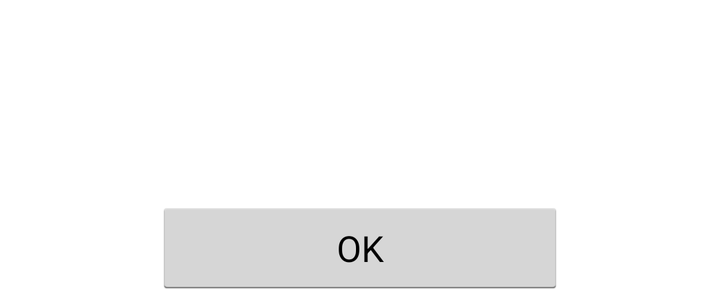
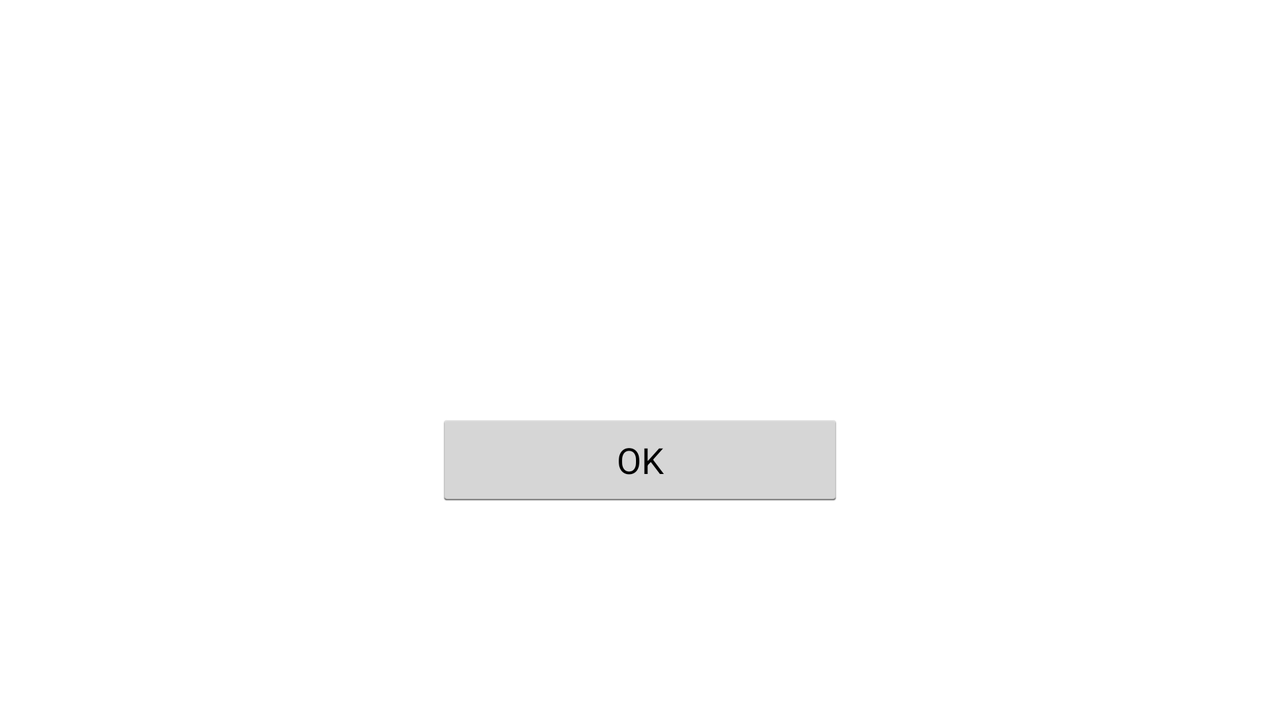

An Android layout and its configuration variant, each rendered on a device that would load it. The default file and the variant file are quoted in full after the pictures.
<!-- AndroidManifest.xml: application theme AppTheme -->
<!-- res/layout/weather_dialog.xml -->
<?xml version="1.0" encoding="utf-8"?>
<LinearLayout xmlns:android="http://schemas.android.com/apk/res/android"
    android:layout_width="wrap_content"
    android:layout_height="wrap_content"
    android:layout_gravity="center"
    android:orientation="horizontal" >
    
    <TableLayout
        android:id="@+id/weatherDialogTable"
        android:layout_width="match_parent"
        android:layout_height="wrap_content"
        android:gravity="center" >

	     <TableRow
	         android:id="@+id/tableRow1"
	         android:layout_width="match_parent"
	         android:layout_height="wrap_content"
	         android:layout_margin="7dp"
	         android:paddingBottom="3dp"
	         android:paddingLeft="20dp"
	         android:paddingRight="20dp"
	         android:paddingTop="3dp" >

	        <TextView
	            android:id="@+id/dialog_day1"
	            android:layout_width="wrap_content"
	            android:layout_height="match_parent"
	            android:gravity="center"
	            android:paddingBottom="5dp"
	            android:paddingLeft="5dp"
	            android:paddingRight="70dp"
	            android:paddingTop="5dp"
	            android:textSize="22sp" />
	
	        <ImageView
	            android:id="@+id/imageView1"
	            android:layout_width="wrap_content"
	            android:layout_height="wrap_content"
	            android:layout_marginLeft="20dp"
	            />
	
	        <TextView
	            android:id="@+id/degree_high1"
	            android:layout_width="match_parent"
	            android:layout_height="match_parent"
	            android:layout_marginLeft="30dp"
	            android:gravity="center"
	            android:padding="5dp" />
	        
	        <TextView
	            android:id="@+id/degree_low1"
	            android:layout_width="match_parent"
	            android:layout_height="match_parent"
	            android:layout_marginLeft="5dp"
	            android:gravity="center"
	            android:padding="5dp"
	            android:textColor="@color/gray" />

	     </TableRow>
	
	     <TableRow
	     	android:id="@+id/tableRow2"
	        android:layout_width="wrap_content"
	        android:layout_height="wrap_content"
	        android:layout_margin="7dp"
	        android:paddingBottom="3dp"
	        android:paddingLeft="20dp"
	        android:paddingRight="20dp"
	        android:paddingTop="3dp" >

	        <TextView
	            android:id="@+id/dialog_day2"
	            android:layout_width="match_parent"
	            android:layout_height="match_parent"
	            android:gravity="center"
	            android:paddingBottom="5dp"
	            android:paddingLeft="5dp"
	            android:paddingRight="70dp"
	            android:paddingTop="5dp"
	            android:textSize="22sp" />
	
	        <ImageView
	            android:id="@+id/imageView2"
	            android:layout_width="wrap_content"
	            android:layout_height="wrap_content"
	            android:layout_marginLeft="20dp"
	             />
	
	        <TextView
	            android:id="@+id/degree_high2"
	            android:layout_width="match_parent"
	            android:layout_height="match_parent"
	            android:layout_marginLeft="30dp"
	            android:gravity="center"
	            android:padding="5dp" />
	        
	        <TextView
	            android:id="@+id/degree_low2"
	            android:layout_width="match_parent"
	            android:layout_height="match_parent"
	            android:layout_marginLeft="5dp"
	            android:gravity="center"
	            android:padding="5dp"
	            android:textColor="@color/gray" />

	     </TableRow>
	
	     <TableRow
	        android:layout_width="wrap_content"
	        android:layout_height="wrap_content"
	        android:layout_margin="7dp"
	        android:paddingBottom="3dp"
	        android:paddingLeft="20dp"
	        android:paddingRight="20dp"
	        android:paddingTop="3dp" >
	     <TextView
	            android:id="@+id/dialog_day3"
	            android:layout_width="match_parent"
	            android:layout_height="match_parent"
	            android:gravity="center"
	            android:paddingBottom="5dp"
	            android:paddingLeft="5dp"
	            android:paddingRight="70dp"
	            android:paddingTop="5dp"
	            android:textSize="22sp" />
	
	        <ImageView
	            android:id="@+id/imageView3"
	            android:layout_width="wrap_content"
	            android:layout_height="wrap_content"
	            android:layout_marginLeft="20dp"
	            />
	
	        <TextView
	            android:id="@+id/degree_high3"
	            android:layout_width="match_parent"
	            android:layout_height="match_parent"
	            android:layout_marginLeft="30dp"
	            android:gravity="center"
	            android:padding="5dp" />
	        
	        <TextView
	            android:id="@+id/degree_low3"
	            android:layout_width="match_parent"
	            android:layout_height="match_parent"
	            android:layout_marginLeft="5dp"
	            android:gravity="center"
	            android:padding="5dp"
	            android:textColor="@color/gray" />

	     </TableRow>
	     <TableRow
	        android:layout_width="wrap_content"
	        android:layout_height="wrap_content"
	        android:layout_margin="7dp"
	        android:paddingBottom="3dp"
	        android:paddingLeft="20dp"
	        android:paddingRight="20dp"
	        android:paddingTop="3dp" >

	     <TextView
	            android:id="@+id/dialog_day4"
	            android:layout_width="match_parent"
	            android:layout_height="match_parent"
	            android:gravity="center"
	            android:paddingBottom="5dp"
	            android:paddingLeft="5dp"
	            android:paddingRight="70dp"
	            android:paddingTop="5dp"
	            android:textSize="22sp" />
	
	        <ImageView
	            android:id="@+id/imageView4"
	            android:layout_width="wrap_content"
	            android:layout_height="wrap_content"
	            android:layout_marginLeft="20dp"
	             />
	
	        <TextView
	            android:id="@+id/degree_high4"
	            android:layout_width="match_parent"
	            android:layout_height="match_parent"
	            android:layout_marginLeft="30dp"
	            android:gravity="center"
	            android:padding="5dp" />
	        
	        <TextView
	            android:id="@+id/degree_low4"
	            android:layout_width="match_parent"
	            android:layout_height="match_parent"
	            android:layout_marginLeft="5dp"
	            android:gravity="center"
	            android:padding="5dp"
	            android:textColor="@color/gray" />

	     </TableRow>
	     <TableRow
	     	android:id="@+id/tableRow5"
	        android:layout_width="wrap_content"
	        android:layout_height="wrap_content"
	        android:layout_margin="7dp"
	        android:paddingBottom="3dp"
	        android:paddingLeft="20dp"
	        android:paddingRight="20dp"
	        android:paddingTop="3dp" >

	     <TextView
	            android:id="@+id/dialog_day5"
	            android:layout_width="match_parent"
	            android:layout_height="match_parent"
	            android:gravity="center"
	            android:paddingBottom="5dp"
	            android:paddingLeft="5dp"
	            android:paddingRight="70dp"
	            android:paddingTop="5dp"
	            android:textSize="22sp" />
	
	        <ImageView
	            android:id="@+id/imageView5"
	            android:layout_width="wrap_content"
	            android:layout_height="wrap_content"
	            android:layout_marginLeft="20dp"
	             />
	
	        <TextView
	            android:id="@+id/degree_high5"
	            android:layout_width="match_parent"
	            android:layout_height="match_parent"
	            android:layout_marginLeft="30dp"
	            android:gravity="center"
	            android:padding="5dp" />
	        
	        <TextView
	            android:id="@+id/degree_low5"
	            android:layout_width="match_parent"
	            android:layout_height="match_parent"
	            android:layout_marginLeft="5dp"
	            android:gravity="center"
	            android:padding="5dp"
	            android:textColor="@color/gray" />

	     </TableRow>		
	
     <Button
         android:id="@+id/btnStop"
         android:layout_width="wrap_content"
         android:layout_height="wrap_content"
         android:text="OK" />
		
</TableLayout>
    
</LinearLayout>
<!-- resources referenced by this layout -->
<resources>
  <color name="gray">#848484</color>
  <style name="AppTheme" parent="AppBaseTheme">
          <item name="android:textViewStyle">@style/RobotoTextViewStyle</item>
      	<item name="android:actionBarTabTextStyle">@style/ActionBarTabTextStyle</item>
      	<item name="android:actionBarTabStyle">@style/ActionBarTabStyle</item>
      	<item name="android:actionBarStyle">@style/MyActionBar</item>
      </style>
  <!-- from res/values-v14/ -->
  <style name="AppBaseTheme" parent="android:Theme.Holo.Light.DarkActionBar">
          
      </style>
  <style name="RobotoTextViewStyle" parent="android:Widget.TextView">
      	<item name="android:fontFamily">sans-serif-light</item>
  	</style>
  <style name="ActionBarTabTextStyle" parent="android:style/Widget.Holo.Light.ActionBar.TabText">
          <item name="android:textColor">@color/actionbar_tab_text</item>
      </style>
  <style name="ActionBarTabStyle" parent="@android:style/Widget.Holo.ActionBar.TabView">
          <item name="android:background">@drawable/tab_indicator_ab_geopfad</item>
      </style>
  <style name="MyActionBar" parent="@android:style/Widget.Holo.Light.ActionBar">
          <item name="android:background">@color/blue</item>
          <item name="android:titleTextStyle">@style/HoloTitleText</item>
      </style>
  <color name="actionbar_tab_text">#6E6E6E</color>
  <color name="blue">#0979BB</color>
  <style name="HoloTitleText" parent="@android:TextAppearance.Holo">
          <item name="android:textColor">@color/actionbar_text</item> 
      </style>
  <color name="actionbar_text">#ffffff</color>
</resources>
<!-- res/layout-land/weather_dialog.xml (the repository's variant of the layout above) -->
<!-- drawn on the phone turned sideways -->
<?xml version="1.0" encoding="utf-8"?>
<ScrollView
     xmlns:android="http://schemas.android.com/apk/res/android"
	android:layout_width="match_parent"
	android:layout_height="match_parent" >
	
<LinearLayout
    android:layout_width="wrap_content"
    android:layout_height="wrap_content"
    android:layout_gravity="center"
    android:orientation="horizontal" >

	
    <TableLayout
        android:layout_width="match_parent"
        android:layout_height="wrap_content"
        android:gravity="center" >

	     <TableRow
	         android:id="@+id/tableRow1"
	         android:layout_width="match_parent"
	         android:layout_height="wrap_content"
	         android:layout_margin="7dp"
	         android:paddingBottom="3dp"
	         android:paddingLeft="20dp"
	         android:paddingRight="20dp"
	         android:paddingTop="3dp" >

	        <TextView
	            android:id="@+id/dialog_day1"
	            android:layout_width="wrap_content"
	            android:layout_height="match_parent"
	            android:gravity="center"
	            android:paddingBottom="5dp"
	            android:paddingLeft="5dp"
	            android:paddingRight="70dp"
	            android:paddingTop="5dp"
	            android:textSize="22sp" />
	
	        <ImageView
	            android:id="@+id/imageView1"
	            android:layout_width="wrap_content"
	            android:layout_height="wrap_content"
	            android:layout_marginLeft="20dp"
	            />
	
	        <TextView
	            android:id="@+id/degree_high1"
	            android:layout_width="match_parent"
	            android:layout_height="match_parent"
	            android:layout_marginLeft="30dp"
	            android:gravity="center"
	            android:padding="5dp" />
	        
	        <TextView
	            android:id="@+id/degree_low1"
	            android:layout_width="match_parent"
	            android:layout_height="match_parent"
	            android:layout_marginLeft="5dp"
	            android:gravity="center"
	            android:padding="5dp"
	            android:textColor="@color/gray" />

	     </TableRow>
	
	     <TableRow
	     	android:id="@+id/tableRow2"
	        android:layout_width="wrap_content"
	        android:layout_height="wrap_content"
	        android:layout_margin="7dp"
	        android:paddingBottom="3dp"
	        android:paddingLeft="20dp"
	        android:paddingRight="20dp"
	        android:paddingTop="3dp" >

	        <TextView
	            android:id="@+id/dialog_day2"
	            android:layout_width="match_parent"
	            android:layout_height="match_parent"
	            android:gravity="center"
	            android:paddingBottom="5dp"
	            android:paddingLeft="5dp"
	            android:paddingRight="70dp"
	            android:paddingTop="5dp"
	            android:textSize="22sp" />
	
	        <ImageView
	            android:id="@+id/imageView2"
	            android:layout_width="wrap_content"
	            android:layout_height="wrap_content"
	            android:layout_marginLeft="20dp"
	             />
	
	        <TextView
	            android:id="@+id/degree_high2"
	            android:layout_width="match_parent"
	            android:layout_height="match_parent"
	            android:layout_marginLeft="30dp"
	            android:gravity="center"
	            android:padding="5dp" />
	        
	        <TextView
	            android:id="@+id/degree_low2"
	            android:layout_width="match_parent"
	            android:layout_height="match_parent"
	            android:layout_marginLeft="5dp"
	            android:gravity="center"
	            android:padding="5dp"
	            android:textColor="@color/gray" />

	     </TableRow>
	
	     <TableRow
	        android:layout_width="wrap_content"
	        android:layout_height="wrap_content"
	        android:layout_margin="7dp"
	        android:paddingBottom="3dp"
	        android:paddingLeft="20dp"
	        android:paddingRight="20dp"
	        android:paddingTop="3dp" >
	     <TextView
	            android:id="@+id/dialog_day3"
	            android:layout_width="match_parent"
	            android:layout_height="match_parent"
	            android:gravity="center"
	            android:paddingBottom="5dp"
	            android:paddingLeft="5dp"
	            android:paddingRight="70dp"
	            android:paddingTop="5dp"
	            android:textSize="22sp" />
	
	        <ImageView
	            android:id="@+id/imageView3"
	            android:layout_width="wrap_content"
	            android:layout_height="wrap_content"
	            android:layout_marginLeft="20dp"
	            />
	
	        <TextView
	            android:id="@+id/degree_high3"
	            android:layout_width="match_parent"
	            android:layout_height="match_parent"
	            android:layout_marginLeft="30dp"
	            android:gravity="center"
	            android:padding="5dp" />
	        
	        <TextView
	            android:id="@+id/degree_low3"
	            android:layout_width="match_parent"
	            android:layout_height="match_parent"
	            android:layout_marginLeft="5dp"
	            android:gravity="center"
	            android:padding="5dp"
	            android:textColor="@color/gray" />

	     </TableRow>
	     <TableRow
	        android:layout_width="wrap_content"
	        android:layout_height="wrap_content"
	        android:layout_margin="7dp"
	        android:paddingBottom="3dp"
	        android:paddingLeft="20dp"
	        android:paddingRight="20dp"
	        android:paddingTop="3dp" >

	     <TextView
	            android:id="@+id/dialog_day4"
	            android:layout_width="match_parent"
	            android:layout_height="match_parent"
	            android:gravity="center"
	            android:paddingBottom="5dp"
	            android:paddingLeft="5dp"
	            android:paddingRight="70dp"
	            android:paddingTop="5dp"
	            android:textSize="22sp" />
	
	        <ImageView
	            android:id="@+id/imageView4"
	            android:layout_width="wrap_content"
	            android:layout_height="wrap_content"
	            android:layout_marginLeft="20dp"
	             />
	
	        <TextView
	            android:id="@+id/degree_high4"
	            android:layout_width="match_parent"
	            android:layout_height="match_parent"
	            android:layout_marginLeft="30dp"
	            android:gravity="center"
	            android:padding="5dp" />
	        
	        <TextView
	            android:id="@+id/degree_low4"
	            android:layout_width="match_parent"
	            android:layout_height="match_parent"
	            android:layout_marginLeft="5dp"
	            android:gravity="center"
	            android:padding="5dp"
	            android:textColor="@color/gray" />

	     </TableRow>
	     <TableRow
	     	android:id="@+id/tableRow5"
	        android:layout_width="wrap_content"
	        android:layout_height="wrap_content"
	        android:layout_margin="7dp"
	        android:paddingBottom="3dp"
	        android:paddingLeft="20dp"
	        android:paddingRight="20dp"
	        android:paddingTop="3dp" >

	     <TextView
	            android:id="@+id/dialog_day5"
	            android:layout_width="match_parent"
	            android:layout_height="match_parent"
	            android:gravity="center"
	            android:paddingBottom="5dp"
	            android:paddingLeft="5dp"
	            android:paddingRight="70dp"
	            android:paddingTop="5dp"
	            android:textSize="22sp" />
	
	        <ImageView
	            android:id="@+id/imageView5"
	            android:layout_width="wrap_content"
	            android:layout_height="wrap_content"
	            android:layout_marginLeft="20dp"
	             />
	
	        <TextView
	            android:id="@+id/degree_high5"
	            android:layout_width="match_parent"
	            android:layout_height="match_parent"
	            android:layout_marginLeft="30dp"
	            android:gravity="center"
	            android:padding="5dp" />
	        
	        <TextView
	            android:id="@+id/degree_low5"
	            android:layout_width="match_parent"
	            android:layout_height="match_parent"
	            android:layout_marginLeft="5dp"
	            android:gravity="center"
	            android:padding="5dp"
	            android:textColor="@color/gray" />

	     </TableRow>		
	
     <Button
         android:id="@+id/btnStop"
         android:layout_width="wrap_content"
         android:layout_height="wrap_content"
         android:text="OK" />
		
</TableLayout>

</LinearLayout>
</ScrollView>
<!-- resources referenced by the variant -->
<!-- as the phone turned sideways resolves them -->
<resources>
  <color name="gray">#848484</color>
  <style name="AppTheme" parent="AppBaseTheme">
          <item name="android:textViewStyle">@style/RobotoTextViewStyle</item>
      	<item name="android:actionBarTabTextStyle">@style/ActionBarTabTextStyle</item>
      	<item name="android:actionBarTabStyle">@style/ActionBarTabStyle</item>
      	<item name="android:actionBarStyle">@style/MyActionBar</item>
      </style>
  <!-- from res/values-v14/ -->
  <style name="AppBaseTheme" parent="android:Theme.Holo.Light.DarkActionBar">
          
      </style>
  <style name="RobotoTextViewStyle" parent="android:Widget.TextView">
      	<item name="android:fontFamily">sans-serif-light</item>
  	</style>
  <!-- from res/values-land/ -->
  <style name="ActionBarTabTextStyle" parent="android:style/Widget.Holo.Light.ActionBar.TabText">
          <item name="android:textColor">@color/actionbar_text</item>
      </style>
  <style name="ActionBarTabStyle" parent="@android:style/Widget.Holo.ActionBar.TabView">
          <item name="android:background">@drawable/tab_indicator_ab_geopfad</item>
      </style>
  <style name="MyActionBar" parent="@android:style/Widget.Holo.Light.ActionBar">
          <item name="android:background">@color/blue</item>
          <item name="android:titleTextStyle">@style/HoloTitleText</item>
      </style>
  <color name="actionbar_text">#ffffff</color>
  <color name="blue">#0979BB</color>
  <style name="HoloTitleText" parent="@android:TextAppearance.Holo">
          <item name="android:textColor">@color/actionbar_text</item> 
      </style>
</resources>
